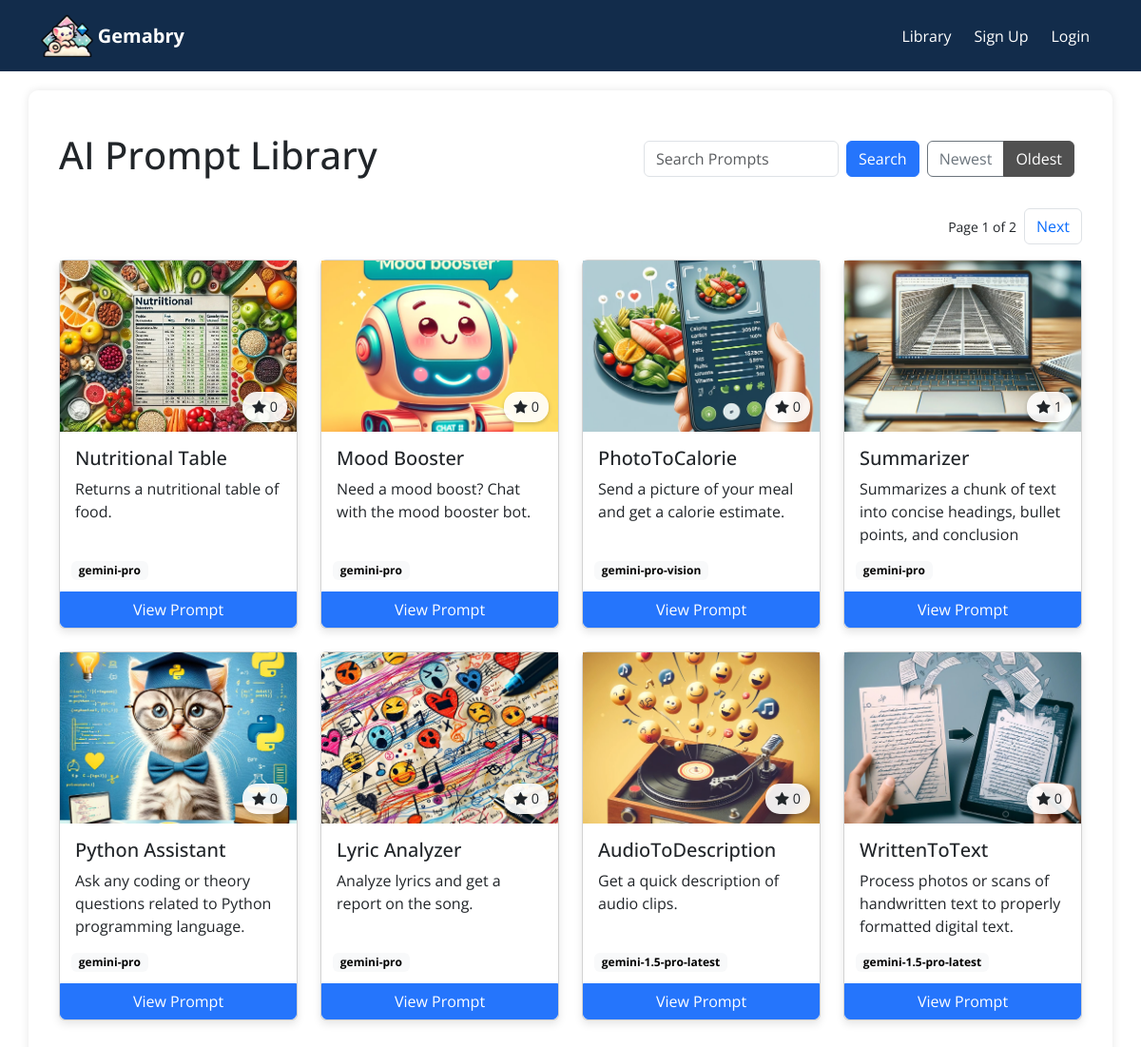
The page /library?search=&sort=asc on the database its author committed.
### tables this page shows
CREATE TABLE "Prompts" (
	"PromptID"	INTEGER NOT NULL UNIQUE,
	"PromptTitle"	TEXT NOT NULL,
	"PromptDescription"	TEXT NOT NULL,
	"PromptInstruction"	INTEGER NOT NULL,
	"PromptTemperature"	REAL NOT NULL,
	"PromptModel"	TEXT NOT NULL,
	"PromptImage"	TEXT NOT NULL,
	"UserID"	INTEGER NOT NULL,
	FOREIGN KEY("UserID") REFERENCES "Users"("UserID"),
	PRIMARY KEY("PromptID" AUTOINCREMENT)
);

### app_pages/library.py (the view)
@app.route('/library')
def library():
    search_query = request.args.get('search', '')  # default is empty if not provided
    page = int(request.args.get('page', 1))  # default page is 1 if not provided
    sort_order = request.args.get('sort', 'desc')  # Default to descending (newest first)
    items_per_page = 8
    offset = (page - 1) * items_per_page
    sql_query = """
        SELECT p.*, COUNT(s.userid) AS star_count
        FROM Prompts p
        LEFT JOIN Stars s ON p.PromptID = s.promptid
        WHERE p.PromptTitle LIKE ?
        GROUP BY p.PromptID
        """
    if sort_order == 'asc':
        sql_query += "ORDER BY PromptID ASC "
    else:
        sql_query += "ORDER BY PromptID DESC "
    sql_query += "LIMIT ? OFFSET ?"
    search_pattern = f'%{search_query}%'
    total_prompts_query = "SELECT COUNT(*) FROM Prompts WHERE PromptTitle LIKE ?"
    with DBConnection() as cursor:
        cursor.execute(sql_query, (search_pattern, items_per_page, offset))
        prompts = cursor.fetchall()
        cursor.execute(total_prompts_query, (search_pattern,))
        total_prompts = cursor.fetchone()[0]
    total_pages = (total_prompts + items_per_page - 1) // items_per_page  # Rounds up
    return render_template('library.html', prompts=prompts, search_query=search_query,
                           current_page=page, total_pages=total_pages, sort_order=sort_order)

### db/db.py (called while the page is built)
    def __enter__(self):
        self.conn = sqlite3.connect('db/database.db')
        self.conn.row_factory = sqlite3.Row
        self.cursor = self.conn.cursor()
        return self.cursor

    def __exit__(self, exc_type, exc_value, traceback):
        self.conn.commit()
        self.conn.close()

### templates/library.html (shortened to what this page needs)
{% extends 'base.html' %}
{% block content %}
<div class="container mt-4">
    <div class="library-header mb-4">
        <h1>AI Prompt Library</h1>
        <form action="{{ url_for('library') }}" method="get" class="d-flex justify-content-between align-items-center">
            <div style="flex-grow: 1; margin-right: 8px;">
                <input type="text" class="form-control" placeholder="Search Prompts" name="search" value="{{ request.args.get('search', '') }}" style="width: auto;">
            </div>
            <button class="btn btn-primary" type="submit" style="margin-right: 8px;">Search</button>
            <div class="btn-group me-2">
                <a href="{{ url_for('library', search=search_query, sort='desc') }}" class="btn btn-outline-secondary {% if sort_order == 'desc' %}active{% endif %}">Newest</a>
                <a href="{{ url_for('library', search=search_query, sort='asc') }}" class="btn btn-outline-secondary {% if sort_order == 'asc' %}active{% endif %}">Oldest</a>
            </div>
        </form>
    </div>
    <nav aria-label="Page navigation example" class="d-flex justify-content-end align-items-center mb-3">
        <p class="small m-0 me-2">Page {{ current_page }} of {{ total_pages }}</p> <ul class="pagination m-0">
        {% if current_page < total_pages %}
            <li class="page-item"><a class="page-link" href="{{ url_for('library', search=search_query, page=current_page+1) }}">Next</a></li>
        {% endif %}
    </ul>
    </nav>
    {% if prompts %}
    <div class="row">
        {% for prompt in prompts %}
        <div class="col-md-4 col-lg-3 mb-4">
            <div class="card library-card card-hover-shadow h-100">
                {% if prompt.PromptImage %}
                <div class="card-image-container">
                    <img src="{{ url_for('static', filename='icons/' + prompt.PromptImage) }}" class="library-card-img-top" alt="Prompt Image">
                    <div class="star-badge position-absolute">
                        <i class="bi bi-star-fill star-icon me-1"></i>
                        <span class="star-count">{{ prompt.star_count }}</span>
                    </div>
                  </div>
                {% endif %}
                <div class="card-body library-card-content">
                    <h5 class="card-title">{{ prompt.PromptTitle }}</h5>
                    <p class="card-text">{{ prompt.PromptDescription }}</p>
                    <span class="badge text-bg-light model-badge">{{ prompt.PromptModel }}</span>
                    <a href="/prompt?promptid={{ prompt.PromptID }}" class="btn btn-primary library-view-prompt">View Prompt</a>
                </div>
            </div>
        </div>
        {% endfor %}
    </div>
    {% else %}
    <div class="alert alert-info" role="alert">
        No prompts found!
    </div>
    {% endif %}
</div>
{% endblock %}

### static/css/style.css (style rules this page uses)
body { font-family: 'Open Sans', sans-serif; }
.btn-primary { background-color: #2575fc; border-color: #2575fc; }
.btn-outline-secondary.active { background-color: #505050; border-color: #505050; }
.form-control { resize: none; }
.library-card { margin-bottom: 20px; box-shadow: 0 4px 8px rgba(0, 0, 0, 0.1); transition: transform 0.3s ease-in-out; position: relative; }
.library-card-img-top { height: 180px; width: 100%; object-fit: cover; }
.library-header { display: flex; align-items: center; justify-content: space-between; }
.library-card-content { position: relative; padding-bottom: 50px; }
.library-view-prompt { position: absolute; bottom: 0; left: 0; width: 100%; border-top-left-radius: 0; border-top-right-radius: 0; }
.model-badge { position: absolute; left: 12px; bottom: 50px; }
.card-image-container { position: relative; display: block; }
.star-badge { position: absolute; bottom: 10px; right: 10px; background-color: rgba(255, 255, 255, 0.9); border-radius: 15px; padding: 5px 10px; box-shadow: 0 2px 4px rgba(0, 0, 0, 0.2); display: flex; align-items: center; font-size: 0.9em; }

### rows shown on the page
Prompts: PromptImage (picture), star_count "0", PromptTitle "Nutritional Table", PromptDescription "Returns a nutritional table of food.", PromptModel "gemini-pro"
Prompts: PromptImage (picture), star_count "0", PromptTitle "Mood Booster", PromptDescription "Need a mood boost? Chat with the mood booster bot.", PromptModel "gemini-pro"
Prompts: PromptImage (picture), star_count "0", PromptTitle "PhotoToCalorie", PromptDescription "Send a picture of your meal and get a calorie estimate.", PromptModel "gemini-pro-vision"
Prompts: PromptImage (picture), star_count "1", PromptTitle "Summarizer", PromptDescription "Summarizes a chunk of text into concise headings, bullet points, and conclusion", PromptModel "gemini-pro"
Prompts: PromptImage (picture), star_count "0", PromptTitle "Python Assistant", PromptDescription "Ask any coding or theory questions related to Python programming language.", PromptModel "gemini-pro"
Prompts: PromptImage (picture), star_count "0", PromptTitle "Lyric Analyzer", PromptDescription "Analyze lyrics and get a report on the song.", PromptModel "gemini-pro"
Prompts: PromptImage (picture), star_count "0", PromptTitle "AudioToDescription", PromptDescription "Get a quick description of audio clips.", PromptModel "gemini-1.5-pro-latest"
Prompts: PromptImage (picture), star_count "0", PromptTitle "WrittenToText", PromptDescription "Process photos or scans of handwritten text to properly formatted digital text.", PromptModel "gemini-1.5-pro-latest"

### other values the page prints
{{ current_page }} "1"
{{ total_pages }} "2"
